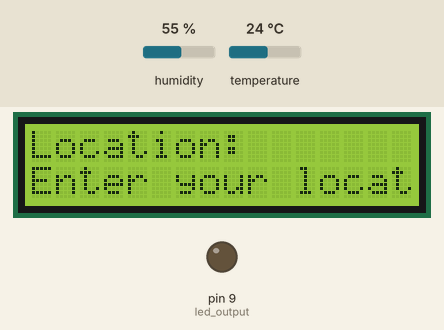
A sketch run on a simulated Arduino Uno, built with avr-gcc and run on an emulated ATmega328P. Shown: 16×2 character LCD, output pins drawn as LEDs (lit = HIGH). Inputs (shaded band) come from the test bench; at power-on: temperature 24 °C, humidity 55 %.

Above: at 2.1 s.
2.2 s: temperature set to 38 °C
At 7.9 s:
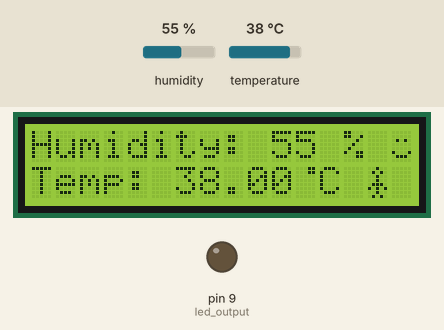
8.0 s: temperature set to 41 °C
At 9.3 s:
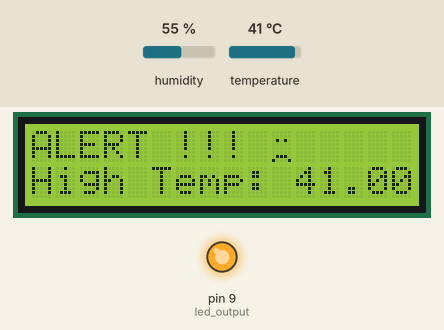
12.9 s: temperature set to 12 °C
At 17.2 s:
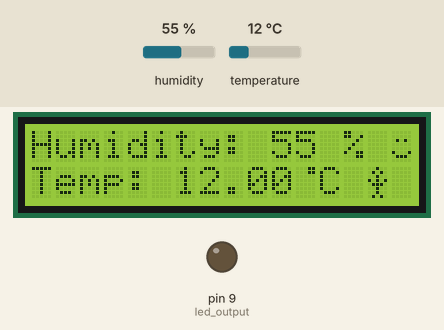
17.8 s: humidity set to 22 %
At 21.9 s:
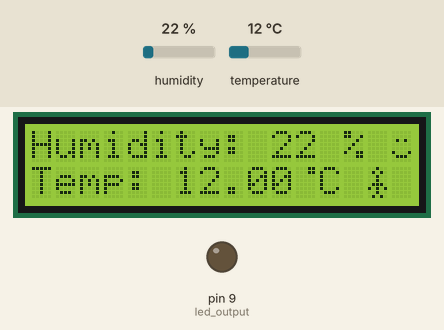
Timing chart, 0 to 23.4 s (numbered marks = the images above; inputs shaded):
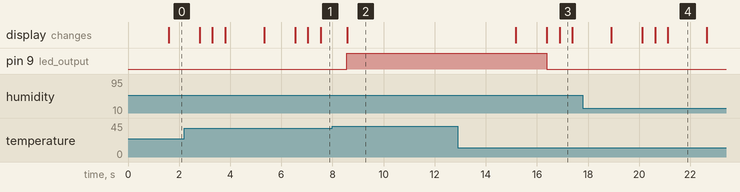

Measured:
- the behaviour switches between 39 and 40 °C on temperature (found by bisection; images 1 and 2)
- after the input at 8.0 s, pin 9 (led_output): LOW → HIGH after 0.57 s; the display: changes after 0.57 s (image 2)
- after the input at 12.9 s, pin 9 (led_output): HIGH → LOW after 3.5 s; the display: first changes after 2.3 s (image 3 shows a later state)

The sketch:

dht11_lcd.ino
```cpp
#include <DHT.h>
#include <LiquidCrystal.h>

#define DHTPIN 8
#define DHTTYPE DHT11

DHT dht(DHTPIN, DHTTYPE);

const int rs = 12, en = 11, d4 = 5, d5 = 4, d6 = 3, d7 = 2;
LiquidCrystal lcd(rs, en, d4, d5, d6, d7);

byte Celsius[8] = {                    //degree character
  B00011,
  B00011,
  B00000,
  B00000,
  B00000,
  B00000,
  B00000,
  B00000
};

byte smile[8] = {                      //smile character
  B00000,
  B00000,
  B01010,
  B00000,
  B00000,
  B10001,
  B01110,
  B00000
};

byte armsDown[8] = {                    //clown_down character
  B00100,
  B01010,
  B00100,
  B00100,
  B01110,
  B10101,
  B00100,
  B01010
};

byte armsUp[8] = {                    //clown_up character
  B00100,
  B01010,
  B00100,
  B10101,
  B01110,
  B00100,
  B00100,
  B01010
};

byte sad[8] = {                       //sad character
  B00000,
  B00000,
  B01010,
  B00000,
  B00000,
  B00000,
  B01110,
  B10001
};

void setup() {
  lcd.createChar(0, Celsius);
  lcd.createChar(1, smile);
  lcd.createChar(2, armsDown);
  lcd.createChar(3, armsUp);
  lcd.createChar(4, sad);
  lcd.begin(16,2);
  pinMode(9, OUTPUT);      //led output
  dht.begin();
}

void loop() {
  delay(1000);
  //to read temp and humidity
  int h = dht.readHumidity();
  float t = dht.readTemperature();
  if (isnan(h) || isnan(t)) {
    lcd.clear();
    lcd.setCursor(0,0);
    lcd.println(F("Failed to read  "));
    lcd.setCursor(0,1);
    lcd.println(F("from DHT sensor!"));
    return;
  }

  // If temp is above 40, Alert is printed on LCD with the current temp.
  if (t >= 40) {
    digitalWrite(9, HIGH);         //turn on led when temp is low
    lcd.clear();
    lcd.print(F("ALERT !!!"));
    lcd.setCursor(10,0);          //to print sad emoji
    lcd.write(4);
    lcd.setCursor(0,1);
    lcd.print(F("High Temp: "));
    lcd.print(t);
    return;
  }

  else {
    //to print location
    delay(500);
    lcd.clear();
    lcd.setCursor(0,0);
    lcd.print(F("Location:  "));
    lcd.setCursor(0,1);
    lcd.print(F("Enter your location"));
    delay(1200);

    digitalWrite(9, LOW);         //turn off led when temp is low
    lcd.clear();
    lcd.setCursor(0,0);
    lcd.print(F("Humidity: "));
    lcd.print(h);
    lcd.print(F(" %"));
    lcd.setCursor(0,1);
    lcd.print(F("Temp: "));
    lcd.print(t, 2);
    lcd.write(byte(0));           //to print degree character
    lcd.print(F("C"));

    lcd.setCursor(15,0);          //to print smilimg emoji
    lcd.write(1);
    lcd.setCursor(14,1);          //to print clown arms down
    lcd.write(2);
    delay(500);
    lcd.setCursor(14,1);          //to print clown arms up
    lcd.write(3);
    delay(500);
    lcd.setCursor(14,1);          //to print clown arms down
    lcd.write(2);
  }
}
```
